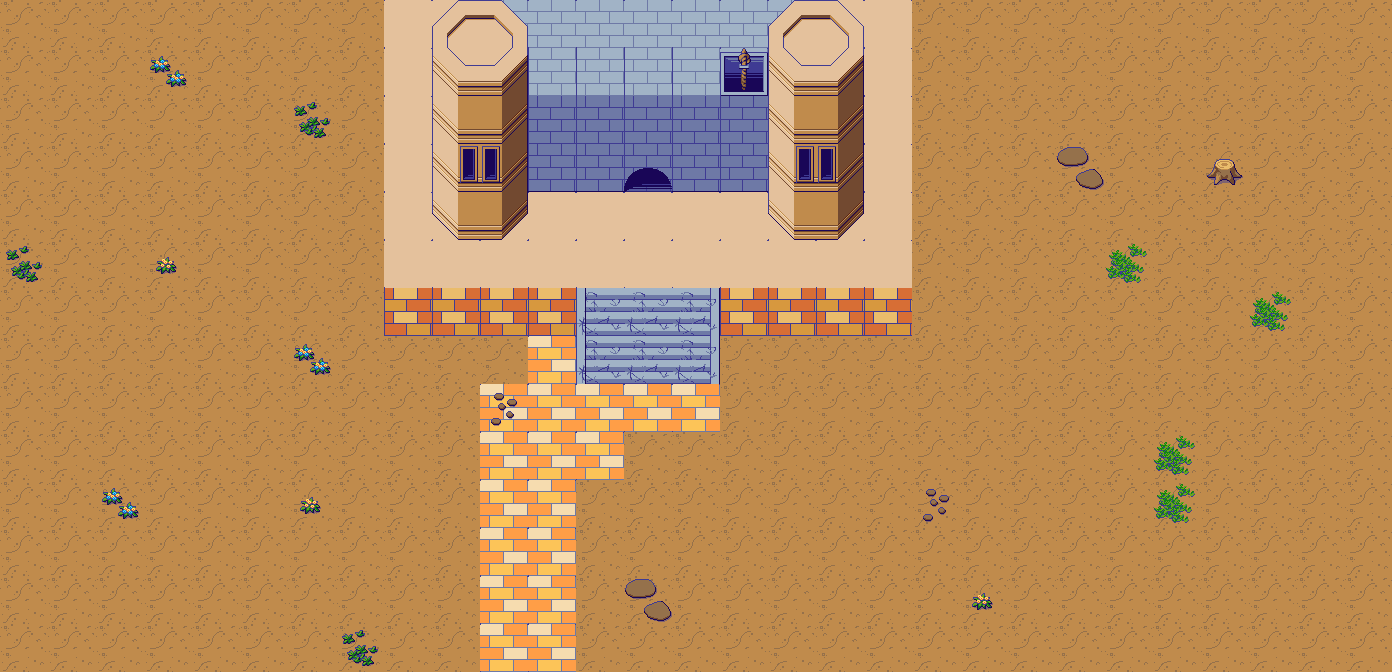

A 2D game scene composited from a Tiled map and its tileset images. What follows is a short description and the map's XML, with every tile layer's data as written:
An orthogonal 29x14 tile map with 48x48 px tiles, 3 tile layers (Tile Layer 1, Tile Layer 2, Tile Layer 3), 7 tilesets.

<map version="1.5" tiledversion="1.7.2" orientation="orthogonal" renderorder="right-down" width="29" height="14" tilewidth="48" tileheight="48" infinite="0" nextlayerid="4" nextobjectid="1">
 <tileset firstgid="1" name="PixelFantasy_Outside_A1" tilewidth="48" tileheight="48" tilecount="192" columns="16">
  <image source="Pixel Fantasy RMMZ RTP Tiles/img/tilesets/PixelFantasy_Outside_A1.png" width="768" height="576" />
 </tileset>
 <tileset firstgid="193" name="PixelFantasy_Outside_A2" tilewidth="48" tileheight="48" tilecount="192" columns="16">
  <image source="Pixel Fantasy RMMZ RTP Tiles/img/tilesets/PixelFantasy_Outside_A2.png" width="768" height="576" />
 </tileset>
 <tileset firstgid="385" name="PixelFantasy_Outside_A3" tilewidth="48" tileheight="48" tilecount="128" columns="16">
  <image source="Pixel Fantasy RMMZ RTP Tiles/img/tilesets/PixelFantasy_Outside_A3.png" width="768" height="384" />
 </tileset>
 <tileset firstgid="513" name="PixelFantasy_Outside_A4" tilewidth="48" tileheight="48" tilecount="240" columns="16">
  <image source="Pixel Fantasy RMMZ RTP Tiles/img/tilesets/PixelFantasy_Outside_A4.png" width="768" height="720" />
 </tileset>
 <tileset firstgid="753" name="PixelFantasy_Outside_A5" tilewidth="48" tileheight="48" tilecount="128" columns="8">
  <image source="Pixel Fantasy RMMZ RTP Tiles/img/tilesets/PixelFantasy_Outside_A5.png" width="384" height="768" />
 </tileset>
 <tileset firstgid="881" name="PixelFantasy_Outside_B" tilewidth="48" tileheight="48" tilecount="256" columns="16">
  <image source="Pixel Fantasy RMMZ RTP Tiles/img/tilesets/PixelFantasy_Outside_B.png" width="768" height="768" />
 </tileset>
 <tileset firstgid="1137" name="PixelFantasy_Outside_C" tilewidth="48" tileheight="48" tilecount="256" columns="16">
  <image source="Pixel Fantasy RMMZ RTP Tiles/img/tilesets/PixelFantasy_Outside_C.png" width="768" height="768" />
 </tileset>
 <layer id="1" name="Tile Layer 1" width="29" height="14">
  <data encoding="csv">
289,290,289,290,289,290,289,290,600,600,514,600,600,600,600,600,514,600,600,290,289,290,289,290,289,290,289,290,289,
305,306,305,306,305,306,305,306,600,600,600,600,600,600,600,514,600,600,600,306,305,306,305,306,305,306,305,306,305,
321,322,321,322,321,322,321,322,600,600,600,600,600,600,600,600,600,600,600,322,321,322,321,322,321,322,321,322,321,
289,290,289,290,289,290,289,290,600,600,600,600,600,600,600,600,600,600,600,290,289,290,289,290,289,290,289,290,289,
305,306,305,306,305,306,305,306,600,600,600,600,600,600,600,600,600,600,600,306,305,306,305,306,305,306,305,306,305,
321,322,321,322,321,322,321,322,600,600,600,600,600,600,600,600,600,600,600,322,321,322,321,322,321,322,321,322,321,
289,290,289,290,289,290,289,290,643,643,643,643,821,822,823,643,643,643,643,290,289,290,289,290,289,290,289,290,289,
305,306,305,306,305,306,305,306,305,306,305,306,306,306,305,306,305,306,305,306,305,306,305,306,305,306,305,306,305,
321,322,321,322,321,322,321,322,321,322,321,322,306,322,321,322,321,322,321,322,321,322,321,322,321,322,321,322,321,
289,290,289,290,289,290,289,290,289,290,289,290,289,290,289,290,289,290,289,290,289,290,289,290,289,290,289,290,289,
305,306,305,306,305,306,305,306,305,306,305,306,305,306,305,306,305,306,305,306,305,306,305,306,305,306,305,306,305,
321,322,321,322,321,322,321,322,321,322,321,322,321,322,321,322,321,322,321,322,321,322,321,322,321,322,321,322,321,
289,290,289,290,289,290,289,290,289,290,289,290,289,290,289,290,289,290,289,290,289,290,289,290,289,290,289,290,289,
305,306,305,306,305,306,305,306,305,306,305,306,305,306,305,306,305,306,305,306,305,306,305,306,305,306,305,306,305
</data>
 </layer>
 <layer id="2" name="Tile Layer 2" width="29" height="14">
  <data encoding="csv">
0,0,0,0,0,0,0,0,0,1243,1244,514,514,514,514,514,1243,1244,0,0,0,0,0,0,0,0,0,0,0,
0,0,0,0,0,0,0,0,0,1259,1260,545,545,545,545,964,1259,1260,0,0,0,0,0,0,0,0,0,0,0,
0,0,0,0,0,0,0,0,0,1275,1276,561,561,561,561,561,1275,1276,0,0,0,0,0,0,0,0,0,0,0,
0,0,0,0,0,0,0,0,0,1291,1292,577,577,577,577,577,1291,1292,0,0,0,0,0,0,0,0,0,0,0,
0,0,0,0,0,0,0,0,0,1307,1308,0,0,0,0,0,1307,1308,0,0,0,0,0,0,0,0,0,0,0,
0,0,0,0,0,0,0,0,0,0,0,0,0,0,0,0,0,0,0,0,0,0,0,0,0,0,0,0,0,
0,0,0,0,0,0,0,0,0,0,0,0,0,0,0,0,0,0,0,0,0,0,0,0,0,0,0,0,0,
0,0,0,0,0,0,0,0,0,0,0,596,821,822,823,0,0,0,0,0,0,0,0,0,0,0,0,0,0,
0,0,0,0,0,0,0,0,0,0,596,596,596,596,596,0,0,0,0,0,0,0,0,0,0,0,0,0,0,
0,0,0,0,0,0,0,0,0,0,596,596,596,0,0,0,0,0,0,0,0,0,0,0,0,0,0,0,0,
0,0,0,0,0,0,0,0,0,0,596,596,0,0,0,0,0,0,0,0,0,0,0,0,0,0,0,0,0,
0,0,0,0,0,0,0,0,0,0,596,596,0,0,0,0,0,0,0,0,0,0,0,0,0,0,0,0,0,
0,0,0,0,0,0,0,0,0,0,596,596,0,0,0,0,0,0,0,0,0,0,0,0,0,0,0,0,0,
0,0,0,0,0,0,0,0,0,0,596,596,0,0,0,0,0,0,0,0,0,0,0,0,0,0,0,0,0
</data>
 </layer>
 <layer id="3" name="Tile Layer 3" width="29" height="14">
  <data encoding="csv">
0,0,0,0,0,0,0,0,0,0,0,0,0,0,0,0,0,0,0,0,0,0,0,0,0,0,0,0,0,
0,0,0,955,0,0,0,0,0,0,0,0,0,0,0,0,0,0,0,0,0,0,0,0,0,0,0,0,0,
0,0,0,0,0,0,940,0,0,0,0,0,0,0,0,0,0,0,0,0,0,0,0,0,0,0,0,0,0,
0,0,0,0,0,0,0,0,0,0,0,0,0,895,0,0,0,0,0,0,0,0,909,0,0,941,0,0,0,
0,0,0,0,0,0,0,0,0,0,0,0,0,0,0,0,0,0,0,0,0,0,0,0,0,0,0,0,0,
940,0,0,953,0,0,0,0,0,0,0,0,0,0,0,0,0,0,0,0,0,0,0,939,0,0,0,0,0,
0,0,0,0,0,0,0,0,0,0,0,0,0,0,0,0,0,0,0,0,0,0,0,0,0,0,939,0,0,
0,0,0,0,0,0,955,0,0,0,0,0,0,0,0,0,0,0,0,0,0,0,0,0,0,0,0,0,0,
0,0,0,0,0,0,0,0,0,0,972,0,0,0,0,0,0,0,0,0,0,0,0,0,0,0,0,0,0,
0,0,0,0,0,0,0,0,0,0,0,0,0,0,0,0,0,0,0,0,0,0,0,0,939,0,0,0,0,
0,0,955,0,0,0,953,0,0,0,0,0,0,0,0,0,0,0,0,972,0,0,0,0,939,0,0,0,0,
0,0,0,0,0,0,0,0,0,0,0,0,0,0,0,0,0,0,0,0,0,0,0,0,0,0,0,0,0,
0,0,0,0,0,0,0,0,0,0,0,0,0,909,0,0,0,0,0,0,953,0,0,0,0,0,0,0,0,
0,0,0,0,0,0,0,940,0,0,0,0,0,0,0,0,0,0,0,0,0,0,0,0,0,0,0,0,0
</data>
 </layer>
</map>
